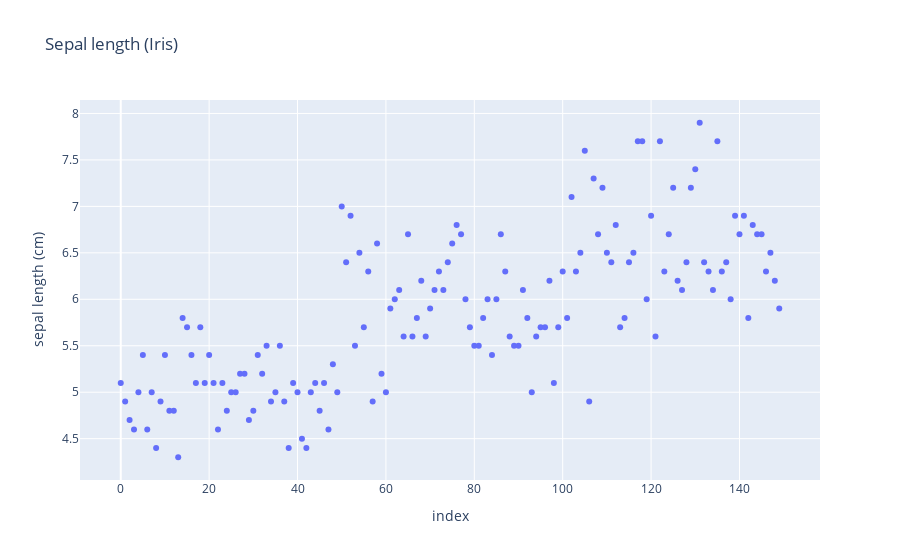

Notebook source saved alongside this figure:
### Code cell
fig = px.scatter(
    x=range(len(flowers)),
    y=flowers["sepal_length"],
    labels={"x": "index", "y": "sepal length (cm)"},
    title="Sepal length (Iris)"
)
fig.show()

### Figure 1 — Plotly figure (JSON) as saved in the notebook; plotly's stock layout.template omitted (floating-point values rounded to 4 significant figures; data arrays with more than 128 entries replaced by an {"elided": "..."} marker saying what was removed)
{"data": [{"hovertemplate": "index=%{x}<br>sepal length (cm)=%{y}<extra></extra>", "legendgroup": "", "marker": {"color": "#636efa", "symbol": "circle"}, "mode": "markers", "name": "", "orientation": "v", "showlegend": false, "type": "scatter", "x": {"elided": "150 int values"}, "xaxis": "x", "y": {"elided": "150 float values"}, "yaxis": "y"}], "layout": {"legend": {"tracegroupgap": 0}, "title": {"text": "Sepal length (Iris)"}, "xaxis": {"anchor": "y", "domain": [0, 1], "title": {"text": "index"}}, "yaxis": {"anchor": "x", "domain": [0, 1], "title": {"text": "sepal length (cm)"}}}}
